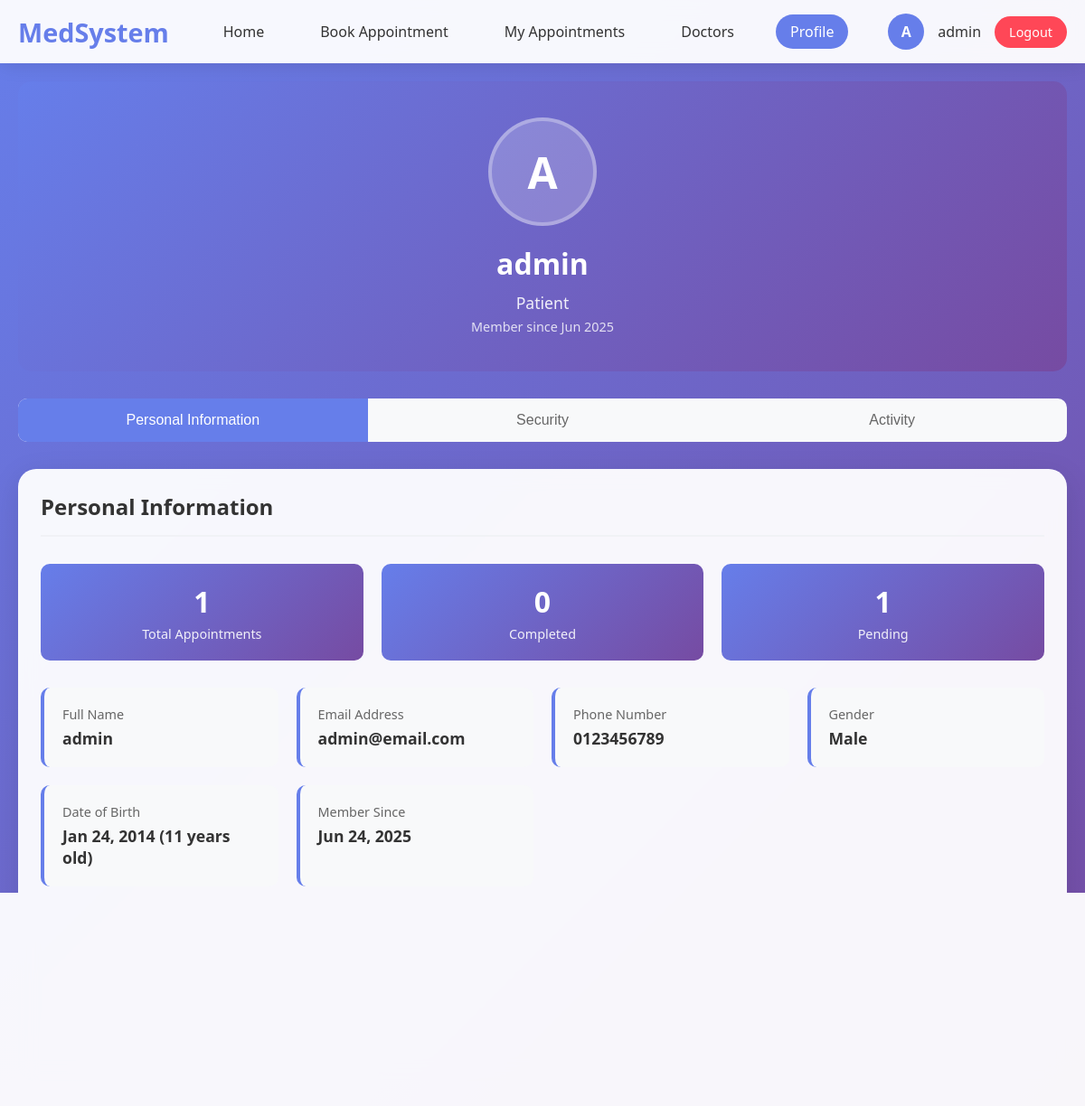
/patient/profile.php (signed in), run on the app's committed database.
### tables this page shows
CREATE TABLE `patients` (
  `id` int(11) NOT NULL,
  `name` varchar(100) NOT NULL,
  `email` varchar(100) NOT NULL,
  `password` varchar(255) NOT NULL,
  `phone` varchar(20) DEFAULT NULL,
  `gender` enum('Male','Female') NOT NULL,
  `date_of_birth` date DEFAULT NULL,
  `address` text DEFAULT NULL,
  `created_at` timestamp NOT NULL DEFAULT current_timestamp()
);

### patient/profile.php (the view, shortened to what this page needs)
<?php
$database = new Database();
$db = $database->getConnection();
$query = "SELECT * FROM patients WHERE id = ?";
$stmt = $db->prepare($query);
$stmt->execute([$_SESSION['user_id']]);
$patient = $stmt->fetch(PDO::FETCH_ASSOC);
$query = "SELECT
    COUNT(*) as total_appointments,
    SUM(CASE WHEN status = 'completed' THEN 1 ELSE 0 END) as completed_appointments,
    SUM(CASE WHEN status = 'pending' THEN 1 ELSE 0 END) as pending_appointments,
    MIN(appointment_date) as first_appointment
    FROM appointments WHERE patient_id = ?";
$stmt = $db->prepare($query);
$stmt->execute([$_SESSION['user_id']]);
$stats = $stmt->fetch(PDO::FETCH_ASSOC);
$age = '';
if ($patient['date_of_birth']) {
    $dob = new DateTime($patient['date_of_birth']);
    $now = new DateTime();
    $age = $dob->diff($now)->y . ' years old';
}
$member_since = '';
if ($patient['created_at']) {
    $created = new DateTime($patient['created_at']);
    $member_since = $created->format('M Y');
}
?>
<!DOCTYPE html>
<html lang="en">
<head>
    <link rel="stylesheet" href="../css/style.css">
</head>
<body>
    <div class="header">
        <div class="header-content">
            <a href="home.php" class="logo">MedSystem</a>
            <nav>
                <ul class="nav-menu">
                    <li><a href="home.php">Home</a></li>
                    <li><a href="appointment-form.php">Book Appointment</a></li>
                    <li><a href="appointments.php">My Appointments</a></li>
                    <li><a href="doctors.php">Doctors</a></li>
                    <li><a href="profile.php" class="active">Profile</a></li>
                </ul>
            </nav>
            <div class="user-info">
                <div class="user-avatar"><?php echo strtoupper(substr($_SESSION['user_name'], 0, 1)); ?></div>
                <span><?php echo $_SESSION['user_name']; ?></span>
                <a href="../logout.php" class="logout-btn">Logout</a>
            </div>
        </div>
    </div>
    <div class="container">
        <div class="profile-header">
            <div class="profile-avatar-large">
                <?php echo strtoupper(substr($patient['name'], 0, 1)); ?>
            </div>
            <div class="profile-name"><?php echo htmlspecialchars($patient['name']); ?></div>
            <div class="profile-type">Patient</div>
            <div class="profile-member-since">Member since <?php echo $member_since; ?></div>
        </div>
        <div class="profile-tabs">
            <button class="profile-tab active" onclick="showTab('personal-info')">Personal Information</button>
            <button class="profile-tab" onclick="showTab('security')">Security</button>
            <button class="profile-tab" onclick="showTab('activity')">Activity</button>
        </div>
        <div id="personal-info" class="tab-content active">
            <div class="card">
                <div class="card-header">
                    <h2 class="card-title">Personal Information</h2>
                </div>
                <div class="account-stats">
                    <div class="account-stat">
                        <div class="account-stat-number"><?php echo $stats['total_appointments'] ?: '0'; ?></div>
                        <div class="account-stat-label">Total Appointments</div>
                    </div>
                    <div class="account-stat">
                        <div class="account-stat-number"><?php echo $stats['completed_appointments'] ?: '0'; ?></div>
                        <div class="account-stat-label">Completed</div>
                    </div>
                    <div class="account-stat">
                        <div class="account-stat-number"><?php echo $stats['pending_appointments'] ?: '0'; ?></div>
                        <div class="account-stat-label">Pending</div>
                    </div>
                </div>
                <form method="POST" id="profileForm">
                    <div class="profile-info-grid" id="profileInfo">
                        <div class="profile-info-item">
                            <div class="profile-info-label">Full Name</div>
                            <div class="profile-info-value" id="name-display"><?php echo htmlspecialchars($patient['name']); ?></div>
                        </div>
                        <div class="profile-info-item">
                            <div class="profile-info-label">Email Address</div>
                            <div class="profile-info-value" id="email-display"><?php echo htmlspecialchars($patient['email']); ?></div>
                        </div>
                        <div class="profile-info-item">
                            <div class="profile-info-label">Phone Number</div>
                            <div class="profile-info-value" id="phone-display"><?php echo htmlspecialchars($patient['phone']); ?></div>
                        </div>
                        <div class="profile-info-item">
                            <div class="profile-info-label">Gender</div>
                            <div class="profile-info-value" id="gender-display"><?php echo htmlspecialchars($patient['gender']); ?></div>
                        </div>
                        <div class="profile-info-item">
                            <div class="profile-info-label">Date of Birth</div>
                            <div class="profile-info-value" id="dob-display">
                                <?php echo $patient['date_of_birth'] ? date('M d, Y', strtotime($patient['date_of_birth'])) . ' (' . $age . ')' : 'Not set'; ?>
                            </div>
                        </div>
                        <div class="profile-info-item">
                            <div class="profile-info-label">Member Since</div>
                            <div class="profile-info-value"><?php echo date('M d, Y', strtotime($patient['created_at'])); ?></div>
                        </div>
                    </div>
                    <div class="profile-info-item" id="address-display-item">
                        <div class="profile-info-label">Address</div>
                        <div class="profile-info-value"><?php echo htmlspecialchars($patient['address']) ?: 'Not provided'; ?></div>
                    </div>
                    <div class="profile-actions">
                        <button type="button" class="btn btn-edit" id="editBtn" onclick="toggleEdit()">Edit Profile</button>
                    </div>
                </form>
            </div>
        </div>
    </div>
</body>
</html>

### css/style.css (style rules this page uses)
* { margin: 0; padding: 0; box-sizing: border-box; }
body { font-family: 'Segoe UI', Tahoma, Geneva, Verdana, sans-serif; background: linear-gradient(135deg, #667eea 0%, #764ba2 100%); min-height: 100vh; color: #333; }
.container { max-width: 1200px; margin: 0 auto; padding: 20px; }
.header { background: rgba(255, 255, 255, 0.95); backdrop-filter: blur(10px); padding: 15px 0; box-shadow: 0 2px 20px rgba(0, 0, 0, 0.1); position: sticky; top: 0; z-index: 100; }
.header-content { display: flex; justify-content: space-between; align-items: center; max-width: 1200px; margin: 0 auto; padding: 0 20px; }
.logo { font-size: 1.8rem; font-weight: bold; color: #667eea; text-decoration: none; }
.nav-menu { display: flex; list-style: none; gap: 30px; }
.nav-menu a { text-decoration: none; color: #333; font-weight: 500; padding: 8px 16px; border-radius: 25px; transition: all 0.3s ease; }
.nav-menu a:hover, .nav-menu a.active { background: #667eea; color: white; transform: translateY(-2px); }
.user-info { display: flex; align-items: center; gap: 15px; }
.user-avatar { width: 40px; height: 40px; border-radius: 50%; background: #667eea; display: flex; align-items: center; justify-content: center; color: white; font-weight: bold; }
.logout-btn { background: #ff4757; color: white; border: none; padding: 8px 16px; border-radius: 20px; cursor: pointer; transition: all 0.3s ease; text-decoration: none; font-size: 0.9rem; }
.card { background: rgba(255, 255, 255, 0.95); backdrop-filter: blur(10px); border-radius: 20px; padding: 25px; margin: 20px 0; box-shadow: 0 8px 32px rgba(0, 0, 0, 0.1); transition: all 0.3s ease; }
.card-header { border-bottom: 2px solid #f1f2f6; padding-bottom: 15px; margin-bottom: 20px; }
.card-title { font-size: 1.5rem; color: #333; font-weight: 600; }
.btn { padding: 12px 24px; border: none; border-radius: 25px; font-size: 1rem; font-weight: 500; cursor: pointer; transition: all 0.3s ease; text-decoration: none; display: inline-block; text-align: center; }
.profile-header { background: linear-gradient(135deg, #667eea 0%, #764ba2 100%); color: white; padding: 40px; border-radius: 15px; text-align: center; margin-bottom: 30px; }
.profile-avatar-large { width: 120px; height: 120px; border-radius: 50%; background: rgba(255, 255, 255, 0.2); display: flex; align-items: center; justify-content: center; color: white; font-size: 3rem; font-weight: bold; margin: 0 auto 20px; border: 4px solid rgba(255, 255, 255, 0.3); }
.profile-name { font-size: 2rem; margin-bottom: 10px; font-weight: 600; }
.profile-type { font-size: 1.1rem; opacity: 0.9; margin-bottom: 5px; }
.profile-member-since { font-size: 0.9rem; opacity: 0.8; }
.profile-tabs { display: flex; background: #f8f9fa; border-radius: 10px; margin-bottom: 30px; overflow: hidden; }
.profile-tab { flex: 1; padding: 15px 20px; text-align: center; background: transparent; border: none; cursor: pointer; font-size: 1rem; font-weight: 500; color: #666; transition: all 0.3s ease; }
.profile-tab.active { background: #667eea; color: white; }
.tab-content { display: none; }
.tab-content.active { display: block; }
.profile-info-grid { display: grid; grid-template-columns: repeat(auto-fit, minmax(250px, 1fr)); gap: 20px; margin-bottom: 30px; }
.profile-info-item { padding: 20px; background: #f8f9fa; border-radius: 10px; border-left: 4px solid #667eea; }
.profile-info-label { font-size: 0.9rem; color: #666; margin-bottom: 5px; font-weight: 500; }
.profile-info-value { font-size: 1.1rem; color: #333; font-weight: 600; }
.profile-actions { display: flex; gap: 15px; justify-content: center; margin-top: 30px; }
.btn-edit { background: #667eea; color: white; }
.account-stats { display: grid; grid-template-columns: repeat(auto-fit, minmax(150px, 1fr)); gap: 20px; margin: 30px 0; }
.account-stat { text-align: center; padding: 20px; background: linear-gradient(135deg, #667eea 0%, #764ba2 100%); color: white; border-radius: 10px; }
.account-stat-number { font-size: 2rem; font-weight: bold; margin-bottom: 5px; }
.account-stat-label { font-size: 0.9rem; opacity: 0.9; }

### data on the page
patients: name "A", name "admin", created_at "Jun 2025", email "admin@email.com", phone "0123456789", gender "Male", date_of_birth "Jan 24, 2014", date_of_birth "11 years old", created_at "Jun 24, 2025"

### other printed values
substr($_SESSION['user_name'], 0, 1) "A"
$_SESSION['user_name'] "admin"
$stats['total_appointments'] ?: '0' "1"
$stats['completed_appointments'] ?: '0' "0"
$stats['pending_appointments'] ?: '0' "1"
